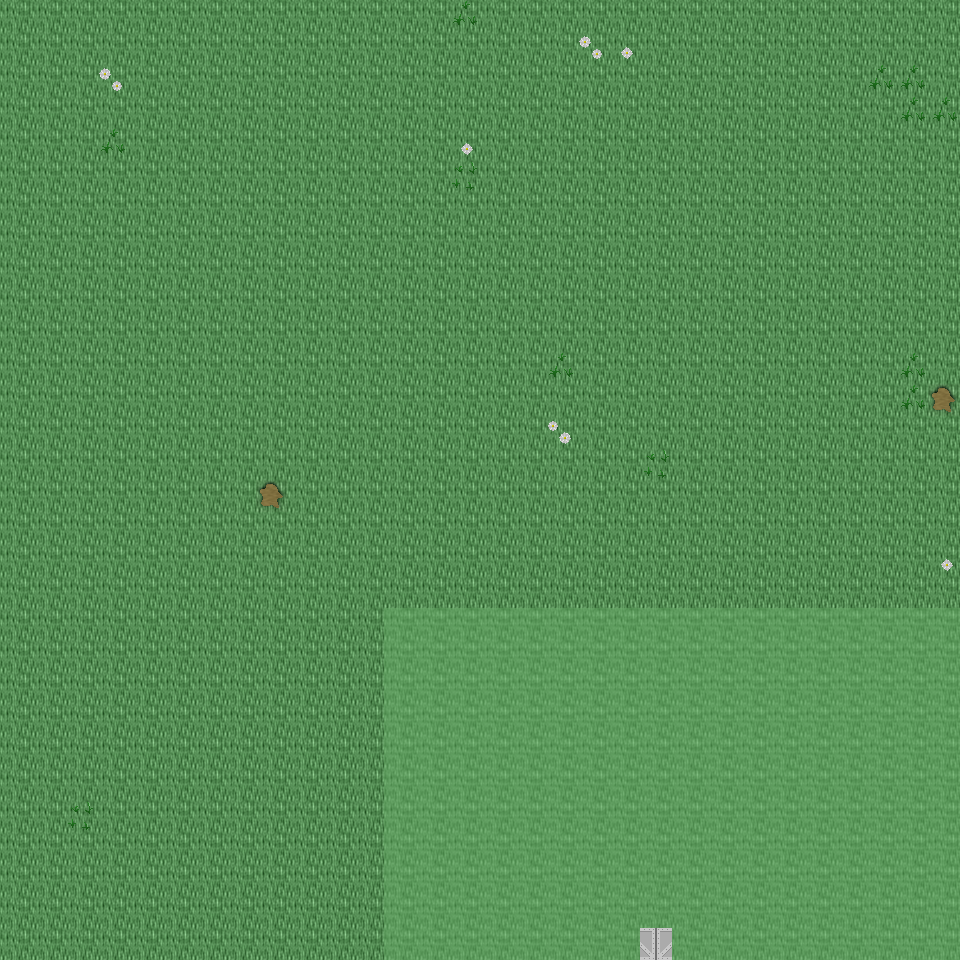

The image is a tile-based game level rendered from a .tmx file. Its description and source (layers, tilesets, objects; grid data summarised) follow:
An orthogonal 30x30 tile map with 32x32 px tiles, 6 tile layers (Ground, Object, Object2, Above, ...), 26 tilesets and 5 objects (5x mapExit).

<map version="1.0" orientation="orthogonal" renderorder="right-down" width="30" height="30" tilewidth="32" tileheight="32" nextobjectid="6">
  <tileset firstgid="1" name="tileset_ground_ground" tilewidth="32" tileheight="32" tilecount="33" columns="3">
    <image source="../drawable/tileset_ground_ground.png" width="96" height="352" />
  </tileset>
  <tileset firstgid="34" name="tileset_building_castle" tilewidth="32" tileheight="32" tilecount="320" columns="20">
    <image source="../drawable/tileset_building_castle.png" width="640" height="512" />
  </tileset>
  <tileset firstgid="354" name="tileset_plant_flower_daisy_white" tilewidth="32" tileheight="32" tilecount="8" columns="2">
    <image source="../drawable/tileset_plant_flower_daisy_white.png" width="64" height="128" />
  </tileset>
  <tileset firstgid="362" name="tileset_ground_mud_patch" tilewidth="32" tileheight="32" tilecount="4" columns="4">
    <image source="../drawable/tileset_ground_mud_patch.png" width="128" height="32" />
  </tileset>
  <tileset firstgid="366" name="tileset_plant_grasses" tilewidth="32" tileheight="32" tilecount="6" columns="3">
    <image source="../drawable/tileset_plant_grasses.png" width="96" height="64" />
  </tileset>
  <tileset firstgid="372" name="tileset_ground_cobbled_paving" tilewidth="32" tileheight="32" tilecount="1" columns="1">
    <image source="../drawable/tileset_ground_cobbled_paving.png" width="32" height="32" />
  </tileset>
  <tileset firstgid="373" name="tileset_plant_bush_bushes" tilewidth="32" tileheight="32" tilecount="10" columns="5">
    <image source="../drawable/tileset_plant_bush_bushes.png" width="160" height="64" />
  </tileset>
  <tileset firstgid="383" name="tileset_ground_grass_edges" tilewidth="32" tileheight="32" tilecount="36" columns="12">
    <image source="../drawable/tileset_ground_grass_edges.png" width="384" height="96" />
  </tileset>
  <tileset firstgid="419" name="tileset_ground_grass_corners" tilewidth="32" tileheight="32" tilecount="24" columns="6">
    <image source="../drawable/tileset_ground_grass_corners.png" width="192" height="128" />
  </tileset>
  <tileset firstgid="443" name="tileset_plant_tree_tree_darkgreen" tilewidth="32" tileheight="32" tilecount="88" columns="8">
    <image source="../drawable/tileset_plant_tree_tree_darkgreen.png" width="256" height="352" />
  </tileset>
  <tileset firstgid="531" name="tileset_plant_flower_daisy_yellow" tilewidth="32" tileheight="32" tilecount="8" columns="2">
    <image source="../drawable/tileset_plant_flower_daisy_yellow.png" width="64" height="128" />
  </tileset>
  <tileset firstgid="539" name="tileset_plant_flower_daisy_red" tilewidth="32" tileheight="32" tilecount="8" columns="2">
    <image source="../drawable/tileset_plant_flower_daisy_red.png" width="64" height="128" />
  </tileset>
  <tileset firstgid="547" name="tileset_plant_flower_daisy_blue" tilewidth="32" tileheight="32" tilecount="8" columns="2">
    <image source="../drawable/tileset_plant_flower_daisy_blue.png" width="64" height="128" />
  </tileset>
  <tileset firstgid="555" name="tileset_building_fence_fence_chunky" tilewidth="32" tileheight="32" tilecount="21" columns="3">
    <image source="../drawable/tileset_building_fence_fence_chunky.png" width="96" height="224" />
  </tileset>
  <tileset firstgid="576" name="tileset_plant_bush_hedge" tilewidth="32" tileheight="32" tilecount="35" columns="5">
    <image source="../drawable/tileset_plant_bush_hedge.png" width="160" height="224" />
  </tileset>
  <tileset firstgid="611" name="tileset_plant_stump_stump_green" tilewidth="32" tileheight="32" tilecount="4" columns="2">
    <image source="../drawable/tileset_plant_stump_stump_green.png" width="64" height="64" />
  </tileset>
  <tileset firstgid="615" name="tileset_plant_stump_stump_brown" tilewidth="32" tileheight="32" tilecount="4" columns="2">
    <image source="../drawable/tileset_plant_stump_stump_brown.png" width="64" height="64" />
  </tileset>
  <tileset firstgid="619" name="tileset_logic_item_resources" tilewidth="32" tileheight="32" tilecount="6" columns="6">
    <image source="../drawable/tileset_logic_item_resources.png" width="192" height="32" />
  </tileset>
  <tileset firstgid="625" name="tileset_logic_portal" tilewidth="32" tileheight="32" tilecount="24" columns="8">
    <image source="../drawable/tileset_logic_portal.png" width="256" height="96" />
  </tileset>
  <tileset firstgid="649" name="tileset_logic_creature_mummy" tilewidth="32" tileheight="32" tilecount="2" columns="2">
    <image source="../drawable/tileset_logic_creature_mummy.png" width="64" height="32" />
  </tileset>
  <tileset firstgid="651" name="tileset_logic_creature_animal" tilewidth="32" tileheight="32" tilecount="32" columns="8">
    <image source="../drawable/tileset_logic_creature_animal.png" width="256" height="128" />
  </tileset>
  <tileset firstgid="683" name="tileset_logic_collision" tilewidth="32" tileheight="32" tilecount="1" columns="1">
    <image source="../drawable/tileset_logic_collision.png" width="32" height="32" />
  </tileset>
  <tileset firstgid="684" name="tileset_ground_grass_2" tilewidth="32" tileheight="32" tilecount="21" columns="3">
    <image source="../drawable/tileset_ground_grass_2.png" width="96" height="224" />
  </tileset>
  <tileset firstgid="705" name="tileset_logic_protection" tilewidth="32" tileheight="32" tilecount="2" columns="2">
    <image source="../drawable/tileset_logic_protection.png" width="64" height="32" />
  </tileset>
  <tileset firstgid="707" name="tileset_logic_creature_undead_skeleton" tilewidth="32" tileheight="32" tilecount="6" columns="6">
    <image source="../drawable/tileset_logic_creature_undead_skeleton.png" width="192" height="32" />
  </tileset>
  <tileset firstgid="713" name="tileset_logic_creature_troll" tilewidth="32" tileheight="32" tilecount="4" columns="4">
    <image source="../drawable/tileset_logic_creature_troll.png" width="128" height="32" />
  </tileset>
  <layer name="Ground" width="30" height="30">
    <data>[900 cells, 900 non-empty, 4 distinct tile ids]</data>
  </layer>
  <layer name="Object" width="30" height="30">
    <data>[900 cells, 113 non-empty, 24 distinct tile ids]</data>
  </layer>
  <layer name="Object2" width="30" height="30">
    <data>[900 cells, 28 non-empty, 13 distinct tile ids]</data>
  </layer>
  <layer name="Above" width="30" height="30">
    <data>[900 cells, 3 non-empty, 3 distinct tile ids]</data>
  </layer>
  <layer name="Above2" width="30" height="30">
    <data>[900 cells, 0 non-empty, 0 distinct tile ids]</data>
  </layer>
  <layer name="Walkable" width="30" height="30">
    <data>[900 cells, 197 non-empty, 1 distinct tile ids]</data>
  </layer>
  <objectgroup name="MapEvents">
    <object id="1" name="north" type="mapExit" x="0" y="0" width="960" height="32">
      <properties>
        <property name="map" value="level_0_x103_y76" />
        <property name="x" value="0" />
        <property name="y" value="28" />
      </properties>
    </object>
    <object id="2" name="south" type="mapExit" x="0" y="928" width="384" height="32">
      <properties>
        <property name="map" value="level_0_x103_y78" />
        <property name="x" value="0" />
        <property name="y" value="1" />
      </properties>
    </object>
    <object id="3" name="south2" type="mapExit" x="640" y="928" width="32" height="32">
      <properties>
        <property name="map" value="level_0_x103_y78" />
        <property name="x" value="20" />
        <property name="y" value="1" />
      </properties>
    </object>
    <object id="4" name="west" type="mapExit" x="0" y="0" width="32" height="960">
      <properties>
        <property name="map" value="level_0_x102_y77" />
        <property name="x" value="28" />
        <property name="y" value="0" />
      </properties>
    </object>
    </objectgroup>
</map>
<!-- 1 of 5 objects omitted -->
